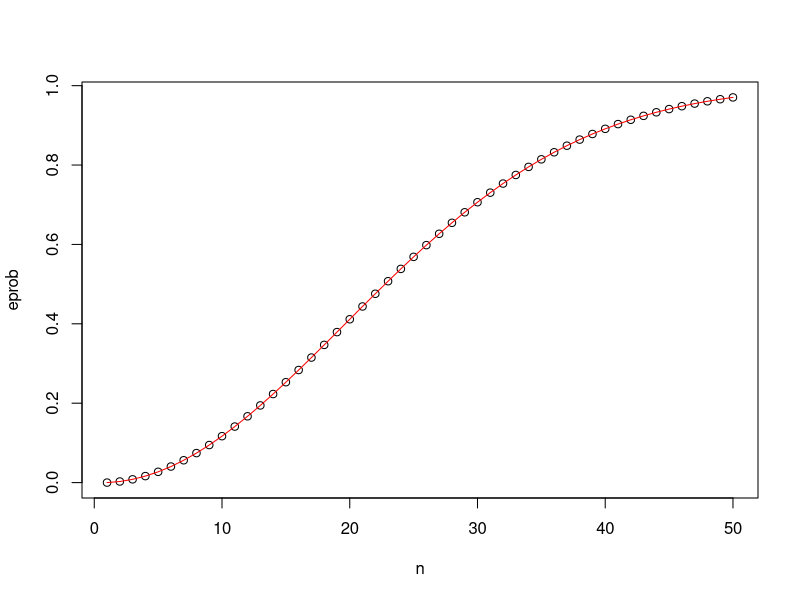
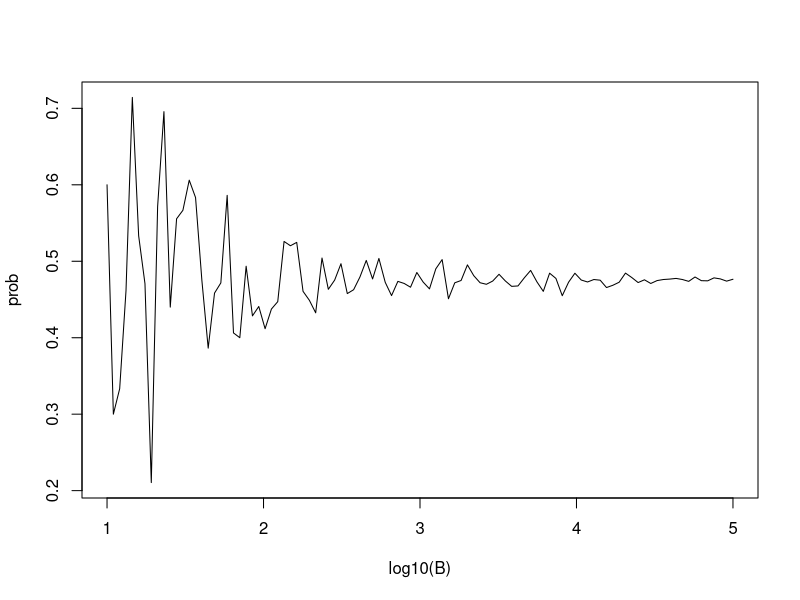
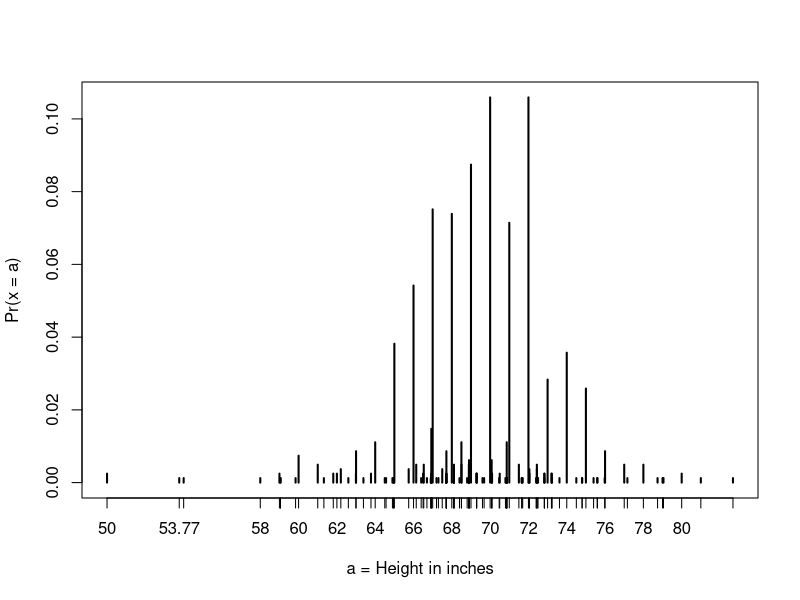
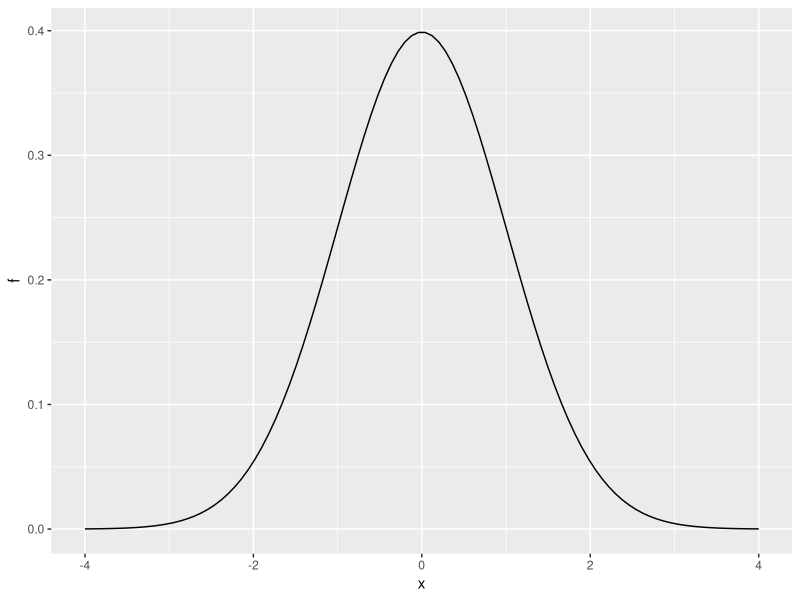
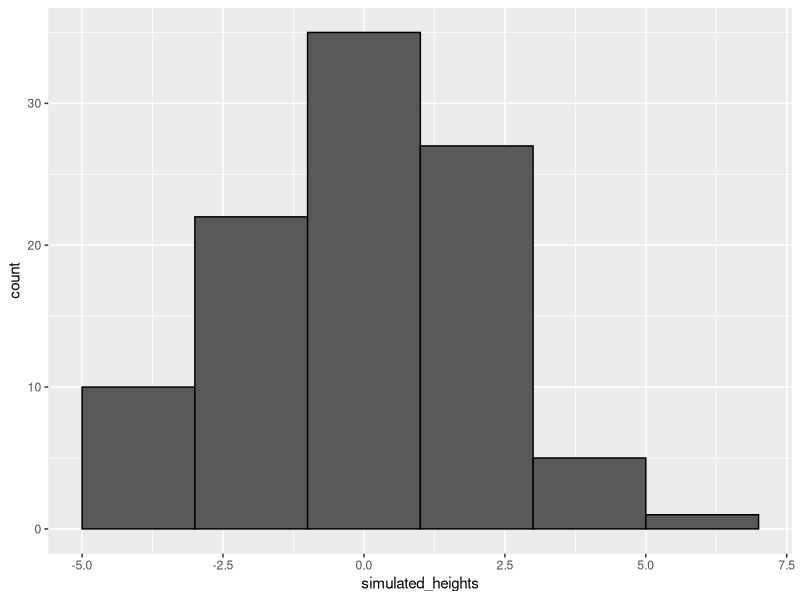

Here is the R script that generated these plots, in order:
## discrete probabilities

# monte carlo simulations
beads <- rep(c("red","blue"), times=c(2,3))
beads
sample(beads,3)
a<-10000
events <- replicate(a, sample(beads,1))

t <- table(events)
#t

sample(beads,6,replace=TRUE)# consider replacements when x>n

set.seed(1986)# set seed for random number generator


## combinations and permutations

number <- "Three"
suit <- "Hearts"
paste(number, suit)# concatenate

paste(letters[1:5], as.character(1:5)) # joining vectors element-wise with paste

expand.grid(pants=c("blue","black"), shirt = c("white", "grey", "plaid")) #gives all possible combinations
# install.packages("gtools")
library(gtools)
permutations(5,2)
combinations(5,2)

# generating a deck of cards
suits <- c("Diamonds", "Clubs", "Hearts", "Spades")
numbers <- c("Ace", "Deuce", "Three", "Four", "Five", "Six", "Seven", "Eight", "Nine", "Ten", "Jack", "Queen", "King")
deck <- expand.grid(number = numbers, suit = suits)
deck <- paste(deck$number, deck$suit)

# probability of drawing a king
kings <- paste("King", suits)
mean(deck %in% kings)# 1/13

hands <- permutations(52,2, v = deck)
first_card <- hands[,1]
second_card <- hands[,2]

# finding the probability that second card is king, given that first one is also a king
sum(first_card %in% kings)
sum(first_card %in% kings & second_card %in% kings) / sum(first_card %in% kings)

# birthday problem - finding the probability of having a shared birthday in a  group of 50 people
n <- 50
birthdays <- sample(1:365,n,replace = TRUE)# generating random birthdays
any(duplicated(birthdays))# check if the birthday repeats

# monte carlo simulation
B <- 10000

result <- replicate(B, {
  birthdays<-sample(1:365,n,replace = TRUE)
  any(duplicated(birthdays))})

mean(result)# probability of shared birthdays, increases with n

## sapply - used to apply functions to entire vector
x <- c(1,2,3,4,5)
sapply(x,sqrt)

# finding exact probability of shared birthdays = 1 - no shared birthdays
exact_prob <- function(n){
  unique_prob <- seq(365,365-n+1)/365
  1 - prod(unique_prob)
}

n <- seq(1,50)
eprob <- sapply(n,exact_prob)
plot(n,eprob)# plotting monte carlo results
lines(n, eprob, col = "red")# marking exact probabilities

## finding out the best value for B in Monte Carlo Simulations
B <- 10^seq(1, 5, len = 100)    # defines vector of many B values
compute_prob <- function(B, n = 22){    # function to run Monte Carlo simulation with each B
  same_day <- replicate(B, {
    bdays <- sample(1:365, n, replace = TRUE)
    any(duplicated(bdays))
  })
  mean(same_day)
}

prob <- sapply(B, compute_prob)    # apply compute_prob to many values of B
plot(log10(B), prob, type = "l")    # plot a line graph of estimates 

## addition rule - P(a or b) = P(a) + P(b) - P(a and b)

## monty hall problem

# sticking to original door
B <- 10000
stick <- replicate(B, {
  doors <- as.character(1:3)
  prize <- sample(c("car","goat","goat"))    # puts prizes in random order
  prize_door <- doors[prize == "car"]    # note which door has prize
  my_pick  <- sample(doors, 1)    # note which door is chosen
  show <- sample(doors[!doors %in% c(my_pick, prize_door)],1)    # open door with no prize that isn't chosen
  stick <- my_pick    # stick with original door
  stick == prize_door    # test whether the original door has the prize
})
mean(stick)    # probability of choosing prize door when sticking = 1/3

# switching to other door
switch <- replicate(B, {
  doors <- as.character(1:3)
  prize <- sample(c("car","goat","goat"))    # puts prizes in random order
  prize_door <- doors[prize == "car"]    # note which door has prize
  my_pick  <- sample(doors, 1)    # note which door is chosen first
  show <- sample(doors[!doors %in% c(my_pick, prize_door)], 1)    # open door with no prize that isn't chosen
  switch <- doors[!doors%in%c(my_pick, show)]    # switch to the door that wasn't chosen first or opened
  switch == prize_door    # test whether the switched door has the prize
})
mean(switch)    # probability of choosing prize door when switching = 2/3

# it can be seen that prob. does not change to 1/2 once one of the doors is opened

## continuous probability

# CDF - Cumulative Distribution Function
library(tidyverse)
library(dslabs)
data(heights)
x <- heights %>% filter(sex=="Male") %>% pull(height)

F <- function(a) mean(x <= a)
1 - F(70)    # probability of male taller than 70 inches using CDF

# theoretical distribution

# normal distribution using pnorm()
1 - pnorm(70.5, mean(x), sd(x))

# plot distribution of exact heights in data
plot(prop.table(table(x)), xlab = "a = Height in inches", ylab = "Pr(x = a)")

# probabilities in actual data over length 1 ranges containing an integer
mean(x <= 68.5) - mean(x <= 67.5)
mean(x <= 69.5) - mean(x <= 68.5)
mean(x <= 70.5) - mean(x <= 69.5)

# probabilities in normal approximation match well
pnorm(68.5, mean(x), sd(x)) - pnorm(67.5, mean(x), sd(x))
pnorm(69.5, mean(x), sd(x)) - pnorm(68.5, mean(x), sd(x))
pnorm(70.5, mean(x), sd(x)) - pnorm(69.5, mean(x), sd(x))

# probabilities in actual data over other ranges don't match normal approx as well
mean(x <= 70.9) - mean(x <= 70.1)
pnorm(70.9, mean(x), sd(x)) - pnorm(70.1, mean(x), sd(x))

# probability density using dnorm(z, mu, sigma)
# plotting probability density
x <- seq(-4, 4, length = 100)
data.frame(x, f = dnorm(x)) %>%
  ggplot(aes(x, f)) +
  geom_line()

# monte carlo simulations for normally distributed variables

n <- length(x)
avg <- mean(x)
s <- sd(x)
simulated_heights <- rnorm(n,avg,s) # generate n random normal distribution with given avg and s

data.frame(simulated_heights = simulated_heights) %>%
  ggplot(aes(simulated_heights)) +
  geom_histogram(color="black", binwidth = 2)

# finding probability of the tallest person being over 7 feet tall
B <- 10000
tallest <- replicate(B, {
  simulated_data <- rnorm(800, avg, s)    # generate 800 normally distributed random heights
  max(simulated_data)    # determine the tallest height
})
mean(tallest >= 7*12)    # proportion of times that tallest person exceeded 7 feet (84 inches)
